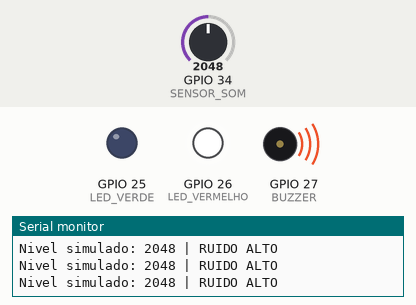
This sketch was run on a simulated ESP32. Parts: output pins drawn as LEDs (lit = HIGH), buzzer (waves = sounding), the last lines printed to the serial monitor. Inputs (shaded band) come from the test bench; at power-on: GPIO 34 (SENSOR_SOM) = 2048 (analog values on the 0–4095 scale). WiFi joins after 1.5 s; servers stay silent unless stated; no MQTT or app messages arrive unless stated.

Above: at 2.7 s.
2.8 s: GPIO 34 (SENSOR_SOM) set to 1972
At 4.0 s:
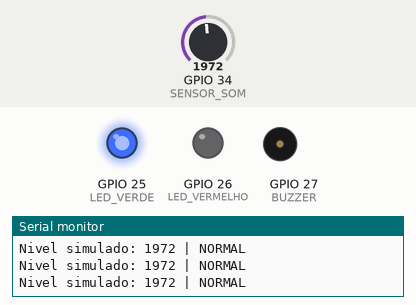
4.3 s: GPIO 34 (SENSOR_SOM) set to 2040
At 5.6 s:
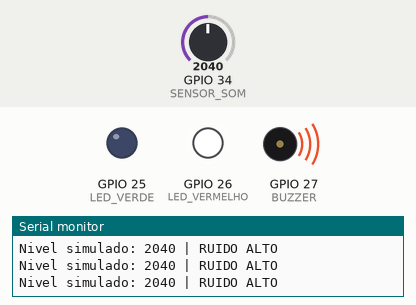
7.3 s: GPIO 34 (SENSOR_SOM) set to 1960
At 8.5 s:
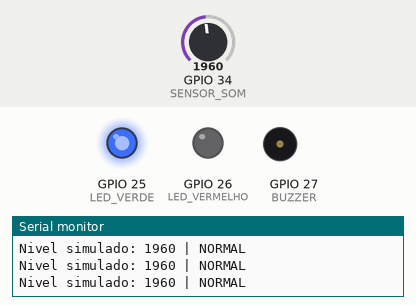
8.8 s: GPIO 34 (SENSOR_SOM) set to 2047
At 10.0 s:
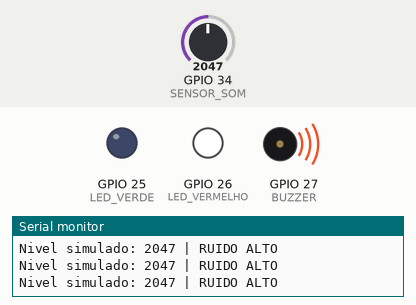
Timing chart, 0 to 11.3 s (numbered marks = the images above; inputs shaded):
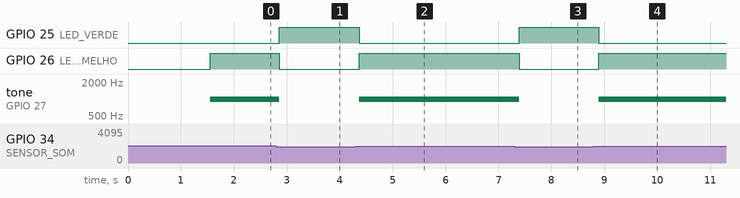

Measured:
- the behaviour switches between 2001 and 2000 on GPIO 34 (SENSOR_SOM) (found by bisection; images 0 and 1)
- after the input at 2.8 s, GPIO 25 (LED_VERDE): LOW → HIGH after 0.06 s; GPIO 26 (LED_VERMELHO): HIGH → LOW after 0.06 s; tone on GPIO 27 (BUZZER): 1000 Hz → silent after 0.06 s
- after the input at 4.3 s, GPIO 25 (LED_VERDE): HIGH → LOW after 0.07 s; GPIO 26 (LED_VERMELHO): LOW → HIGH after 0.07 s; tone on GPIO 27 (BUZZER): silent → 1000 Hz after 0.07 s
- after the input at 7.3 s, GPIO 25 (LED_VERDE): LOW → HIGH after 0.09 s; GPIO 26 (LED_VERMELHO): HIGH → LOW after 0.09 s; tone on GPIO 27 (BUZZER): 1000 Hz → silent after 0.09 s
- after the input at 8.8 s, GPIO 25 (LED_VERDE): HIGH → LOW after 0.10 s; GPIO 26 (LED_VERMELHO): LOW → HIGH after 0.10 s; tone on GPIO 27 (BUZZER): silent → 1000 Hz after 0.10 s

The sketch:

sketch.ino
```cpp
//PROJETO DE MONITORAMENTO DE RUIDO - MICROCONTROLADORES.
// Natan estevão, Lucas matias e Daniel asafe.
#include <WiFi.h>
#include <PubSubClient.h>
const char* ssid = "Wokwi-GUEST";
const char* password = "";
const char* mqtt_server = "broker.hivemq.com";
const int mqtt_port = 1883;
const char* mqtt_topic = "biblioteca/ruidoLAN";
#define SENSOR_SOM 34
#define LED_VERDE 25
#define LED_VERMELHO 26
#define BUZZER 27
const int limiteRuido = 2000;

WiFiClient espClient;
PubSubClient client(espClient);

unsigned long ultimaPublicacao = 0;
const unsigned long intervaloPublicacao = 3000;

bool estadoAnterior = false;

void conectarWiFi() {
  Serial.print("Conectando ao Wi-Fi");
  WiFi.begin(ssid, password);
  while (WiFi.status() != WL_CONNECTED) {
    delay(500);
    Serial.print(".");
  }
  Serial.println("\nWi-Fi conectado!");
  Serial.println(WiFi.localIP());
}
void conectarMQTT() {
  while (!client.connected()) {
    Serial.print("Conectando ao MQTT...");
    String clientId = "ESP32_Ruido_";
    clientId += String((uint32_t)ESP.getEfuseMac(), HEX);

    if (client.connect(clientId.c_str())) {
      Serial.println(" conectado!");
    } else {
      Serial.print(" falhou. Estado: ");
      Serial.println(client.state());
      delay(3000);
    }
  }
}

void controlarIndicadores(bool ruidoAlto) {
  digitalWrite(LED_VERDE, ruidoAlto ? LOW : HIGH);
  digitalWrite(LED_VERMELHO, ruidoAlto ? HIGH : LOW);


  if (ruidoAlto && !estadoAnterior) {
    tone(BUZZER, 1000);
  } else if (!ruidoAlto && estadoAnterior) {
    noTone(BUZZER);
  }
  estadoAnterior = ruidoAlto;
}

void publicarMQTT(int nivel, bool ruidoAlto) {
  char mensagem[100];
  snprintf(mensagem, sizeof(mensagem),
           "{\"status\":\"%s\",\"nivel\":%d}",
           ruidoAlto ? "alto" : "normal", nivel);

  bool enviado = client.publish(mqtt_topic, mensagem);
  Serial.print(enviado ? "MQTT enviado: " : "Falha ao publicar: ");
  Serial.println(mensagem);
}

void setup() {
  Serial.begin(115200);

  pinMode(LED_VERDE, OUTPUT);
  pinMode(LED_VERMELHO, OUTPUT);
  pinMode(BUZZER, OUTPUT);
  analogReadResolution(12);

  digitalWrite(LED_VERDE, LOW);
  digitalWrite(LED_VERMELHO, LOW);
  digitalWrite(BUZZER, LOW);

  client.setServer(mqtt_server, mqtt_port);
  conectarWiFi();
}

void loop() {
  if (WiFi.status() != WL_CONNECTED) {
    conectarWiFi();
  }

  if (!client.connected()) {
    conectarMQTT();
  }
  client.loop();

  int nivel = analogRead(SENSOR_SOM);
  bool ruidoAlto = (nivel > limiteRuido);

  controlarIndicadores(ruidoAlto);

  Serial.print("Nivel simulado: ");
  Serial.print(nivel);
  Serial.println(ruidoAlto ? " | RUIDO ALTO" : " | NORMAL");

  if (millis() - ultimaPublicacao >= intervaloPublicacao) {
    publicarMQTT(nivel, ruidoAlto);
    ultimaPublicacao = millis();
  }

  delay(100);
}
```
